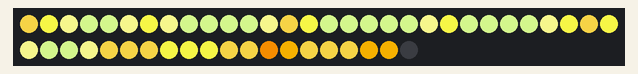
Recording of a sketch running on a simulated Arduino Uno, built with avr-gcc and run on an emulated ATmega328P. Shown: 50 RGB LEDs in strip order, left to right, continuing on the next row. Dim RGB values are drawn brighter than linear.

Above: at 0.5 s.
At 5.14 s:
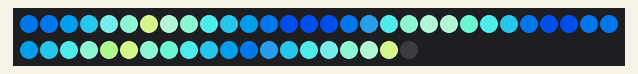
At 10.09 s:
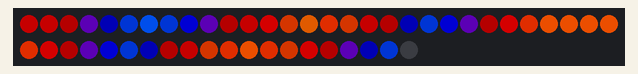
At 19.99 s:
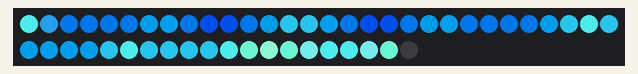
At 29.89 s:
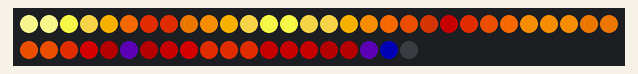
At 39.79 s:
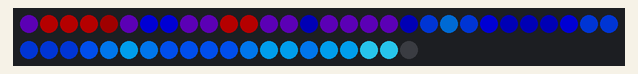

The sketch:

PlasmaMatrix.ino
```cpp
#include "SPI.h"
#include "Adafruit_WS2801.h"

// Choose which 2 pins you will use for output.
// Can be any valid output pins.
// The colors of the wires may be totally different so
// BE SURE TO CHECK YOUR PIXELS TO SEE WHICH WIRES TO USE!
int dataPin  = 2;    // Yellow wire on Adafruit Pixels
int clockPin = 3;    // Green wire on Adafruit Pixels

// Don't forget to connect the ground wire to Arduino ground,
// and the +5V wire to a +5V supply

// Set the first variable to the NUMBER of pixels. 25 = 25 pixels in a row
Adafruit_WS2801 strip = Adafruit_WS2801(50, dataPin, clockPin);

//
// tables for plasma
//
// 7 by 7 -> 49 bytes
// 16 by 16 -> 256 bytes
// color table 256 bytes
//

#define PLASMA_W 7
#define PLASMA_H 7

#define TABLE_W 16
#define TABLE_H 16

unsigned char gPlasma[PLASMA_W*PLASMA_H];
unsigned char gTable1[TABLE_W*TABLE_H];
unsigned char gTable2[TABLE_W*TABLE_H];
unsigned char gColorTable[256];
float   gCircle1, gCircle2, gCircle3, gCircle4, gCircle5, gCircle6, gCircle7, gCircle8;
int    gRoll;

void Plasma_CalcTable1 ()
{
  for (int i=0; i< TABLE_H; i++)
  {
    for (int j=0; j< TABLE_W; j++)
    {
	int index = (i*TABLE_W)+j;
	gTable1[index] = (unsigned char) ((sqrt(16.0+(PLASMA_H-i)*(PLASMA_H-i)+(PLASMA_W-j)*(PLASMA_W-j))-4) *5 );
    }
  }
}

void Plasma_CalcTable2 ()
{
  for (int i=0; i< TABLE_H; i++)
  {
    for (int j=0; j< TABLE_W; j++)
    {
	int index = (i*TABLE_W)+j;
	float temp = sqrt(16.0+(PLASMA_H-i)*(PLASMA_H-i)+(PLASMA_W-j)*(PLASMA_W-j))-4;
	gTable2[index] = (sin(temp/9.5)+1)*90;
    }
  }
}

void Plasma_SetColor (int index, unsigned char red, unsigned char green, unsigned char blue)
{
  unsigned char new_color = (red & 0xE0) + ((green & 0xE0) >> 3) + ((blue & 0xC0) >> 6);
  gColorTable [index] = new_color;
}

double gRed, gGreen, gBlue;

#define color(u,a) (cos((u)+(a))+1)*127

void BuildColorTable()
{
  double u;
  int i;
  for (i=0; i<256; i++)
  {
    u=2*PI/256*i;
    Plasma_SetColor(i,color(u,gRed),color(u,gGreen),color(u,gBlue));
  }

  gRed+=0.05;
  gGreen-=0.05;
  gBlue+=0.1;
}

void Plasma_Setup ()
{
  gCircle1 = 0;
  gCircle2 = 0;
  gCircle3 = 0;
  gCircle4 = 0;
  gCircle5 = 0;
  gCircle6 = 0;
  gCircle7 = 0;
  gCircle8 = 0;
  gRoll = 0;

  for (int i=0; i<PLASMA_W*PLASMA_H; i++)
    gPlasma[i] = 0;

  Plasma_CalcTable1 ();
  Plasma_CalcTable2 ();

  gRed=1.0/6.0*PI;
  gGreen=3.0/6.0*PI;
  gBlue=5.0/6.0*PI;

  BuildColorTable ();
}

void ComputePlasma (int x1,int y1,int x2,int y2,int x3,int y3,int x4,int y4,int roll)
{
  int i, j;

  for (i=0; i< PLASMA_H; i++)
  {
    for (j=0; j< PLASMA_W; j++)
    {
	int index = (i*PLASMA_W)+j;

	unsigned int new_height = gTable1[TABLE_W*(i+y1)+j+x1];
	new_height = new_height + roll;
	new_height = new_height + gTable2[TABLE_W*(i+y2)+j+x2];
	new_height = new_height + gTable2[TABLE_W*(i+y3)+j+x3]; // + gTable2[TABLE_W*(i+y4)+j+x4];

	new_height = new_height & 0xFF;

	new_height = gColorTable[new_height];

	gPlasma[index] = new_height;
    }
  }
}

void SendToLEDs ()
{
  unsigned char x, y;
  int i = 0;
  //Send the color buffer to the RGB Matrix
  for (y = 0; y < PLASMA_H; y++)
  {
	for (x = 0; x < PLASMA_W; x++)
	{
		setXYpixel(x, y, (gPlasma[i] & 0xE0), ((gPlasma[i] & 0x1C) << 3), ((gPlasma[i] & 0x03) << 6));
		i++;
	}
  }
  strip.show();
}


void SetColor (int index)
{
  index = index % 256;

  unsigned char new_color = gColorTable[index];
  for(int i=0; i<PLASMA_H*PLASMA_W; i++)
  {
    gPlasma[i] = new_color;
  }
}

void setup()
{
  Serial.begin(9600);

  Plasma_Setup();

  strip.begin();

  // Update LED contents, to start they are all 'off'
  strip.show();
}

void loop()
{
  int x1,y1,x2,y2,x3,y3,x4,y4;

  float ratio = 2;

  gCircle1 = gCircle1 + (ratio * 0.085/6);
  gCircle2 = gCircle2 - (ratio * 0.1/6);
  gCircle3 = gCircle3 + (ratio * 0.3/6);
  gCircle4 = gCircle4 - (ratio * 0.2/6);
  gCircle5 = gCircle5 + (ratio * 0.4/6);
  gCircle6 = gCircle6 - (ratio * 0.15/6);
  gCircle7 = gCircle7 + (ratio * 0.35/6);
  gCircle8 = gCircle8 - (ratio * 0.05/6);

  x2=(PLASMA_W/2)+(PLASMA_W/2)*sin(gCircle1);
  y2=(PLASMA_H/2)+(PLASMA_H/2)*cos(gCircle2);

  x1=(PLASMA_W/2)+(PLASMA_W/2)*cos(gCircle3);
  y1=(PLASMA_H/2)+(PLASMA_H/2)*sin(gCircle4);

  x3=(PLASMA_W/2)+(PLASMA_W/2)*cos(gCircle5);
  y3=(PLASMA_H/2)+(PLASMA_H/2)*sin(gCircle6);

  x4=(PLASMA_W/2)+(PLASMA_W/2)*cos(gCircle7);
  y4=(PLASMA_H/2)+(PLASMA_H/2)*sin(gCircle8);

  ComputePlasma(x1,y1,x2,y2,x3,y3,x4,y4,gRoll);

   gRoll = gRoll + 1;

  //    SetColor (gRoll);

  SendToLEDs();

  delay (20);
}

void setXYpixel(char x, char y, unsigned char R, unsigned char G, unsigned char B)
{
  if ((y % 2) > 0)
    strip.setPixelColor((((6-y+1) * 7) - (6-x+1)), R, G, B);
  else
    strip.setPixelColor((((6-y) * 7) + (6-x)), R, G, B);
}
```
